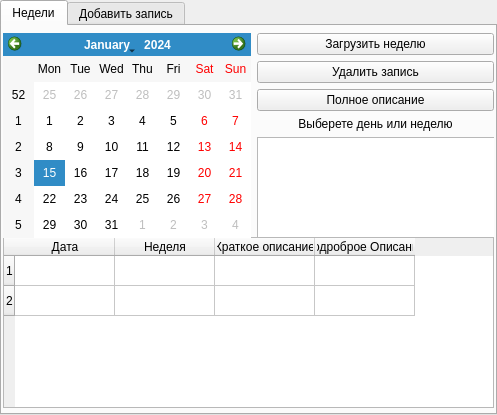
<?xml version="1.0" encoding="UTF-8"?>
<ui version="4.0">
 <class>TabWidget</class>
 <widget class="QTabWidget" name="TabWidget">
  <property name="geometry">
   <rect>
    <x>0</x>
    <y>0</y>
    <width>497</width>
    <height>415</height>
   </rect>
  </property>
  <property name="windowTitle">
   <string>Weekly</string>
  </property>
  <property name="currentIndex">
   <number>0</number>
  </property>
  <widget class="QWidget" name="weeks">
   <attribute name="title">
    <string>Недели</string>
   </attribute>
   <widget class="QTableWidget" name="tableWidget">
    <property name="enabled">
     <bool>true</bool>
    </property>
    <property name="geometry">
     <rect>
      <x>1</x>
      <y>211</y>
      <width>491</width>
      <height>171</height>
     </rect>
    </property>
    <property name="sizePolicy">
     <sizepolicy hsizetype="Maximum" vsizetype="Maximum">
      <horstretch>100</horstretch>
      <verstretch>0</verstretch>
     </sizepolicy>
    </property>
    <property name="maximumSize">
     <size>
      <width>1000</width>
      <height>16777215</height>
     </size>
    </property>
    <property name="mouseTracking">
     <bool>false</bool>
    </property>
    <property name="focusPolicy">
     <enum>Qt::WheelFocus</enum>
    </property>
    <property name="contextMenuPolicy">
     <enum>Qt::DefaultContextMenu</enum>
    </property>
    <property name="layoutDirection">
     <enum>Qt::LeftToRight</enum>
    </property>
    <property name="autoFillBackground">
     <bool>false</bool>
    </property>
    <property name="inputMethodHints">
     <set>Qt::ImhNone</set>
    </property>
    <property name="frameShape">
     <enum>QFrame::StyledPanel</enum>
    </property>
    <property name="frameShadow">
     <enum>QFrame::Sunken</enum>
    </property>
    <property name="editTriggers">
     <set>QAbstractItemView::NoEditTriggers</set>
    </property>
    <property name="selectionBehavior">
     <enum>QAbstractItemView::SelectItems</enum>
    </property>
    <property name="rowCount">
     <number>2</number>
    </property>
    <property name="columnCount">
     <number>4</number>
    </property>
    <attribute name="horizontalHeaderCascadingSectionResizes">
     <bool>false</bool>
    </attribute>
    <attribute name="verticalHeaderMinimumSectionSize">
     <number>19</number>
    </attribute>
    <row/>
    <row/>
    <column>
     <property name="text">
      <string>Дата</string>
     </property>
    </column>
    <column>
     <property name="text">
      <string>Неделя</string>
     </property>
    </column>
    <column>
     <property name="text">
      <string>Краткое описание</string>
     </property>
    </column>
    <column>
     <property name="text">
      <string>Подроброе Описание</string>
     </property>
    </column>
    <item row="0" column="0">
     <property name="text">
      <string/>
     </property>
    </item>
   </widget>
   <widget class="QWidget" name="layoutWidget">
    <property name="geometry">
     <rect>
      <x>1</x>
      <y>7</y>
      <width>491</width>
      <height>205</height>
     </rect>
    </property>
    <layout class="QHBoxLayout" name="horizontalLayout_2">
     <item>
      <widget class="QCalendarWidget" name="calendarWidget">
       <property name="minimumDate">
        <date>
         <year>1790</year>
         <month>9</month>
         <day>14</day>
        </date>
       </property>
       <property name="firstDayOfWeek">
        <enum>Qt::Monday</enum>
       </property>
       <property name="gridVisible">
        <bool>false</bool>
       </property>
       <property name="selectionMode">
        <enum>QCalendarWidget::SingleSelection</enum>
       </property>
       <property name="verticalHeaderFormat">
        <enum>QCalendarWidget::ISOWeekNumbers</enum>
       </property>
      </widget>
     </item>
     <item>
      <layout class="QFormLayout" name="formLayout_3">
       <property name="fieldGrowthPolicy">
        <enum>QFormLayout::AllNonFixedFieldsGrow</enum>
       </property>
       <item row="1" column="0" colspan="2">
        <widget class="QPushButton" name="btn_load_week">
         <property name="text">
          <string>Загрузить неделю</string>
         </property>
        </widget>
       </item>
       <item row="2" column="0" colspan="2">
        <widget class="QPushButton" name="btn_delete">
         <property name="text">
          <string>Удалить запись</string>
         </property>
        </widget>
       </item>
       <item row="4" column="0" colspan="2">
        <widget class="QLabel" name="label">
         <property name="text">
          <string>Выберете день или неделю</string>
         </property>
         <property name="alignment">
          <set>Qt::AlignCenter</set>
         </property>
        </widget>
       </item>
       <item row="3" column="0" colspan="2">
        <widget class="QPushButton" name="btn_full">
         <property name="text">
          <string>Полное описание</string>
         </property>
        </widget>
       </item>
       <item row="5" column="0">
        <widget class="QTextBrowser" name="textBrowser"/>
       </item>
      </layout>
     </item>
    </layout>
   </widget>
  </widget>
  <widget class="QWidget" name="inser_record">
   <attribute name="title">
    <string>Добавить запись</string>
   </attribute>
   <widget class="QPushButton" name="btn_save">
    <property name="geometry">
     <rect>
      <x>260</x>
      <y>330</y>
      <width>161</width>
      <height>27</height>
     </rect>
    </property>
    <property name="text">
     <string>Сохранить</string>
    </property>
   </widget>
   <widget class="QLabel" name="error">
    <property name="enabled">
     <bool>true</bool>
    </property>
    <property name="geometry">
     <rect>
      <x>20</x>
      <y>330</y>
      <width>221</width>
      <height>21</height>
     </rect>
    </property>
    <property name="font">
     <font>
      <weight>75</weight>
      <bold>true</bold>
      <underline>false</underline>
     </font>
    </property>
    <property name="mouseTracking">
     <bool>false</bool>
    </property>
    <property name="text">
     <string/>
    </property>
   </widget>
   <widget class="QWidget" name="layoutWidget">
    <property name="geometry">
     <rect>
      <x>1</x>
      <y>11</y>
      <width>147</width>
      <height>29</height>
     </rect>
    </property>
    <layout class="QHBoxLayout" name="horizontalLayout">
     <item>
      <widget class="QLabel" name="label_2">
       <property name="text">
        <string>Дата:</string>
       </property>
       <property name="alignment">
        <set>Qt::AlignCenter</set>
       </property>
      </widget>
     </item>
     <item>
      <widget class="QDateEdit" name="dateEdit">
       <property name="displayFormat">
        <string>dd.MM.yyyy</string>
       </property>
       <property name="calendarPopup">
        <bool>true</bool>
       </property>
      </widget>
     </item>
    </layout>
   </widget>
   <widget class="QWidget" name="layoutWidget">
    <property name="geometry">
     <rect>
      <x>1</x>
      <y>46</y>
      <width>431</width>
      <height>269</height>
     </rect>
    </property>
    <layout class="QGridLayout" name="gridLayout">
     <item row="2" column="0">
      <widget class="QLabel" name="label_4">
       <property name="text">
        <string>Подробное описание:</string>
       </property>
       <property name="alignment">
        <set>Qt::AlignLeading|Qt::AlignLeft|Qt::AlignVCenter</set>
       </property>
      </widget>
     </item>
     <item row="0" column="0">
      <widget class="QLabel" name="label_3">
       <property name="text">
        <string>Кратвое Описание:</string>
       </property>
       <property name="alignment">
        <set>Qt::AlignLeading|Qt::AlignLeft|Qt::AlignVCenter</set>
       </property>
      </widget>
     </item>
     <item row="1" column="0">
      <widget class="QLineEdit" name="short_description"/>
     </item>
     <item row="3" column="0">
      <widget class="QTextEdit" name="full_description"/>
     </item>
    </layout>
   </widget>
   <zorder>layoutWidget</zorder>
   <zorder>layoutWidget</zorder>
   <zorder>btn_save</zorder>
   <zorder>error</zorder>
  </widget>
 </widget>
 <tabstops>
  <tabstop>calendarWidget</tabstop>
  <tabstop>btn_load_week</tabstop>
  <tabstop>btn_delete</tabstop>
  <tabstop>tableWidget</tabstop>
  <tabstop>dateEdit</tabstop>
  <tabstop>short_description</tabstop>
  <tabstop>full_description</tabstop>
  <tabstop>btn_save</tabstop>
 </tabstops>
 <resources/>
 <connections/>
</ui>
